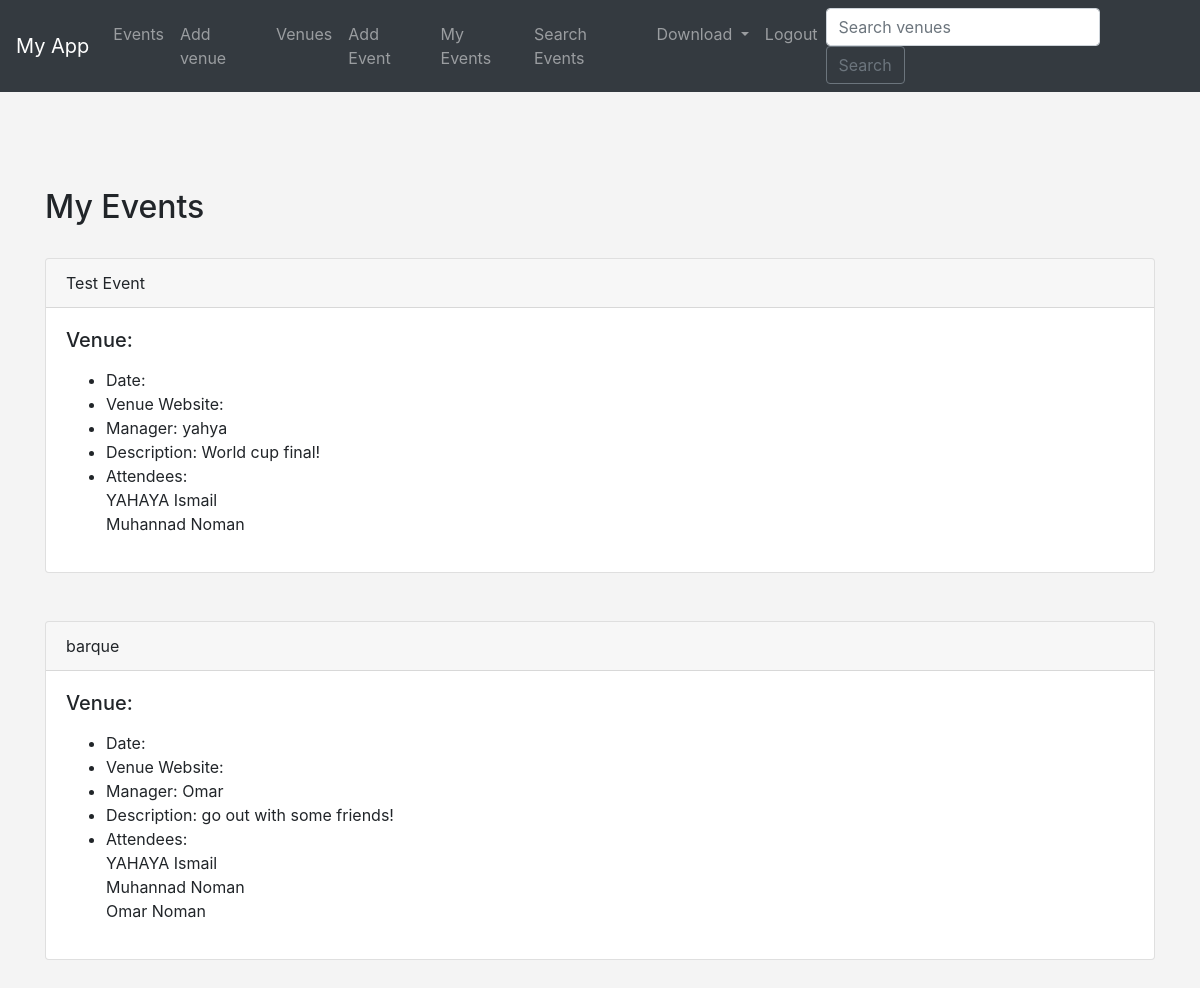
The app's page /my_events (signed in) with its own data.
### event/models.py (models this page shows, shortened)
class Event(models.Model):
    name = models.CharField('Event name', max_length=120)
    date = models.DateTimeField()
    event = models.ForeignKey(Venue, blank=True, null=True, on_delete=models.CASCADE)
    manager = models.ForeignKey(User, blank=True, null=True, on_delete=models.SET_NULL)
    description = models.TextField(blank=True)
    attendees = models.ManyToManyField(myuser, blank=True)
    approved = models.BooleanField('Aprroved', default=False)
    def __str__(self):
        return self.name

class myuser(models.Model):
    first_name = models.CharField('First name',  max_length=120)
    last_name = models.CharField('Last name',  max_length=120)
    def __str__(self):
        return self.first_name + ' ' + self.last_name

### event/views.py (the view)
# urls.py: path('my_events', views.my_events, name='my_events'),
def my_events(request):
	if request.user.is_authenticated:
		me = request.user.id
		events = Event.objects.filter(attendees=me)
		return render(request,
			'event/my_events.html', {
				"events":events
			})
	else:
		messages.success(request, ("You Aren't Authorized To View This Page"))
		return redirect('home')

### event/templates/event/my_events.html (shortened to what this page needs)
{% extends 'event/base.html' %}
{% block content %}
	<h2>My Events</h2>
	<br/>
	{% for event in events %}
		<div class="card">
  <div class="card-header">
    {{ event }}
  </div>
  <div class="card-body">
    <h5 class="card-title">Venue: {{ event.venue }}</h5>
    <p class="card-text">
    	<ul>
<li>Date: {{ event.event_date }}</li>
<li>Venue Website: {{ event.venue.web }}</li>
<li>Manager: {{ event.manager }}</li>
<li>Description: {{ event.description }}</li>
	<li>Attendees:<br/>
	{% for user in event.attendees.all %}
{{ user }}<br/>
	{% endfor %}
	</li>
	</ul>
    </p>
  </div>
</div>
	<br/><br/>
	{% endfor %}
{% endblock %}

### event/templates/event/base.html (style rules this page uses)
body { background: #f4f4f4; }

### records on screen
Event: name "Test Event", manager "yahya", description "World cup final!"
myuser: first_name+last_name "YAHAYA Ismail"
myuser: first_name+last_name "Muhannad Noman"
Event: name "barque", manager "Omar", description "go out with some friends!"
myuser: first_name+last_name "Omar Noman"
